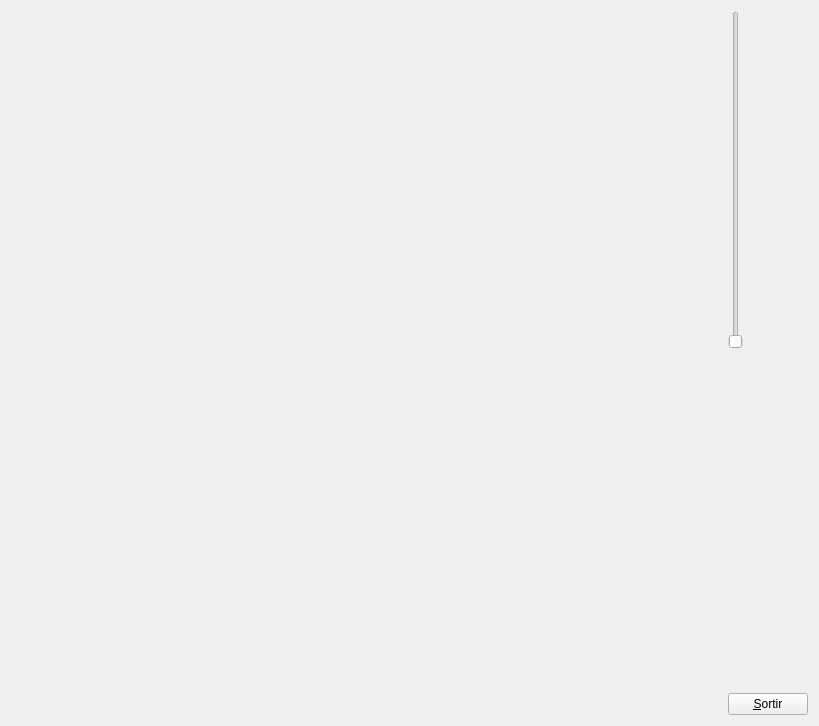
<?xml version="1.0" encoding="UTF-8"?>
<ui version="4.0">
 <class>MyForm</class>
 <widget class="QWidget" name="MyForm">
  <property name="geometry">
   <rect>
    <x>0</x>
    <y>0</y>
    <width>819</width>
    <height>726</height>
   </rect>
  </property>
  <property name="windowTitle">
   <string>Form</string>
  </property>
  <layout class="QHBoxLayout" name="horizontalLayout">
   <item>
    <widget class="MyGLWidget" name="widget" native="true">
     <property name="sizePolicy">
      <sizepolicy hsizetype="Expanding" vsizetype="Expanding">
       <horstretch>0</horstretch>
       <verstretch>0</verstretch>
      </sizepolicy>
     </property>
    </widget>
   </item>
   <item>
    <layout class="QVBoxLayout" name="verticalLayout">
     <item>
      <widget class="QSlider" name="verticalSlider">
       <property name="orientation">
        <enum>Qt::Vertical</enum>
       </property>
      </widget>
     </item>
     <item>
      <spacer name="verticalSpacer">
       <property name="orientation">
        <enum>Qt::Vertical</enum>
       </property>
       <property name="sizeHint" stdset="0">
        <size>
         <width>20</width>
         <height>40</height>
        </size>
       </property>
      </spacer>
     </item>
     <item>
      <widget class="QPushButton" name="pushButton">
       <property name="sizePolicy">
        <sizepolicy hsizetype="Fixed" vsizetype="Fixed">
         <horstretch>0</horstretch>
         <verstretch>0</verstretch>
        </sizepolicy>
       </property>
       <property name="text">
        <string>&amp;Sortir</string>
       </property>
      </widget>
     </item>
    </layout>
   </item>
  </layout>
 </widget>
 <customwidgets>
  <customwidget>
   <class>MyGLWidget</class>
   <extends>QWidget</extends>
   <header>MyGLWidget.h</header>
   <container>1</container>
   <slots>
    <signal>CanviaSlider(int)</signal>
    <slot>canviFOV(int)</slot>
   </slots>
  </customwidget>
 </customwidgets>
 <resources/>
 <connections>
  <connection>
   <sender>pushButton</sender>
   <signal>clicked()</signal>
   <receiver>MyForm</receiver>
   <slot>close()</slot>
   <hints>
    <hint type="sourcelabel">
     <x>809</x>
     <y>716</y>
    </hint>
    <hint type="destinationlabel">
     <x>839</x>
     <y>529</y>
    </hint>
   </hints>
  </connection>
  <connection>
   <sender>verticalSlider</sender>
   <signal>valueChanged(int)</signal>
   <receiver>widget</receiver>
   <slot>canviFOV(int)</slot>
   <hints>
    <hint type="sourcelabel">
     <x>736</x>
     <y>201</y>
    </hint>
    <hint type="destinationlabel">
     <x>685</x>
     <y>377</y>
    </hint>
   </hints>
  </connection>
  <connection>
   <sender>widget</sender>
   <signal>CanviaSlider(int)</signal>
   <receiver>verticalSlider</receiver>
   <slot>setValue(int)</slot>
   <hints>
    <hint type="sourcelabel">
     <x>717</x>
     <y>456</y>
    </hint>
    <hint type="destinationlabel">
     <x>739</x>
     <y>217</y>
    </hint>
   </hints>
  </connection>
 </connections>
</ui>
